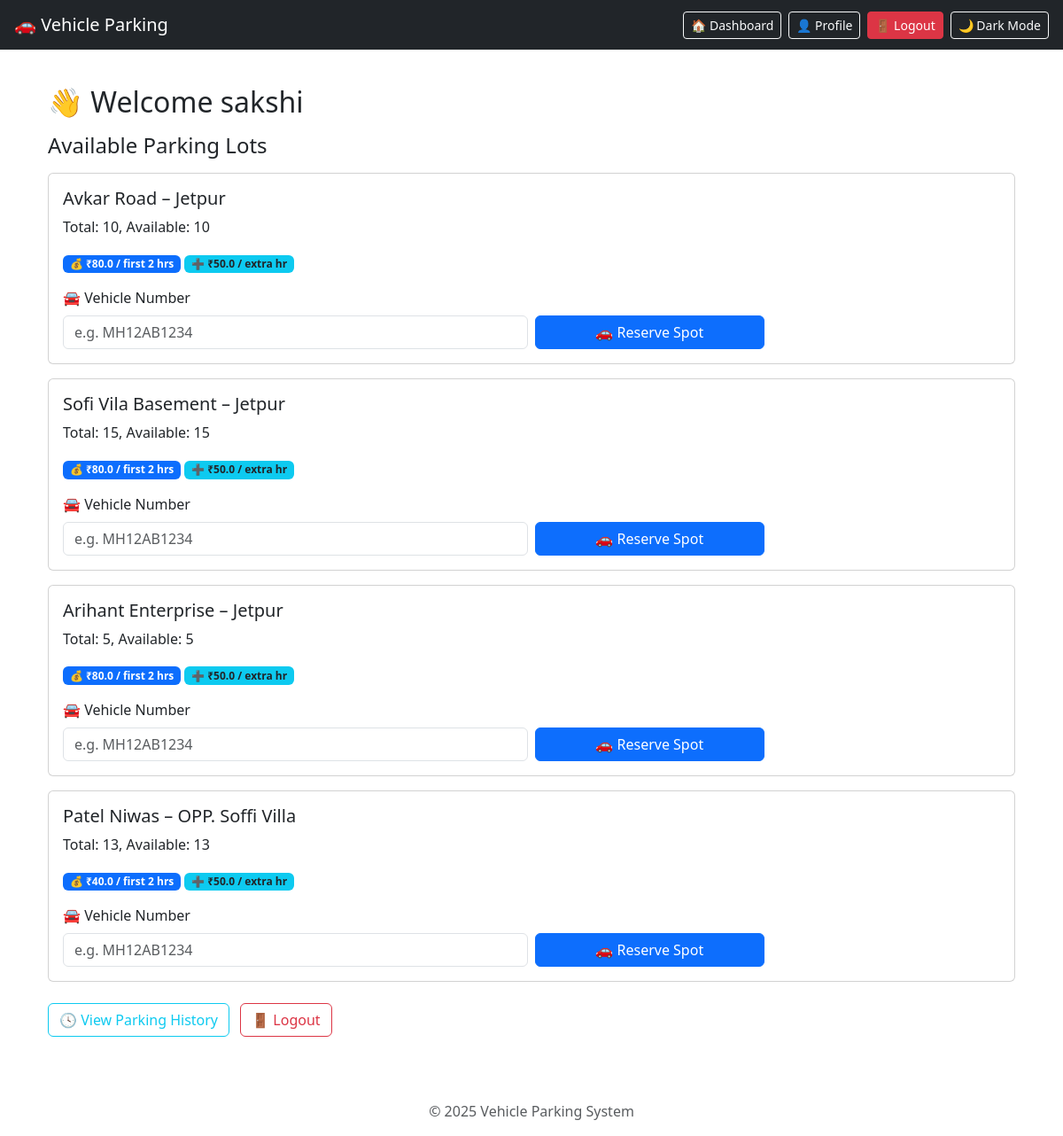
/user_dashboard (signed in), run on an earlier commit of the app's database.
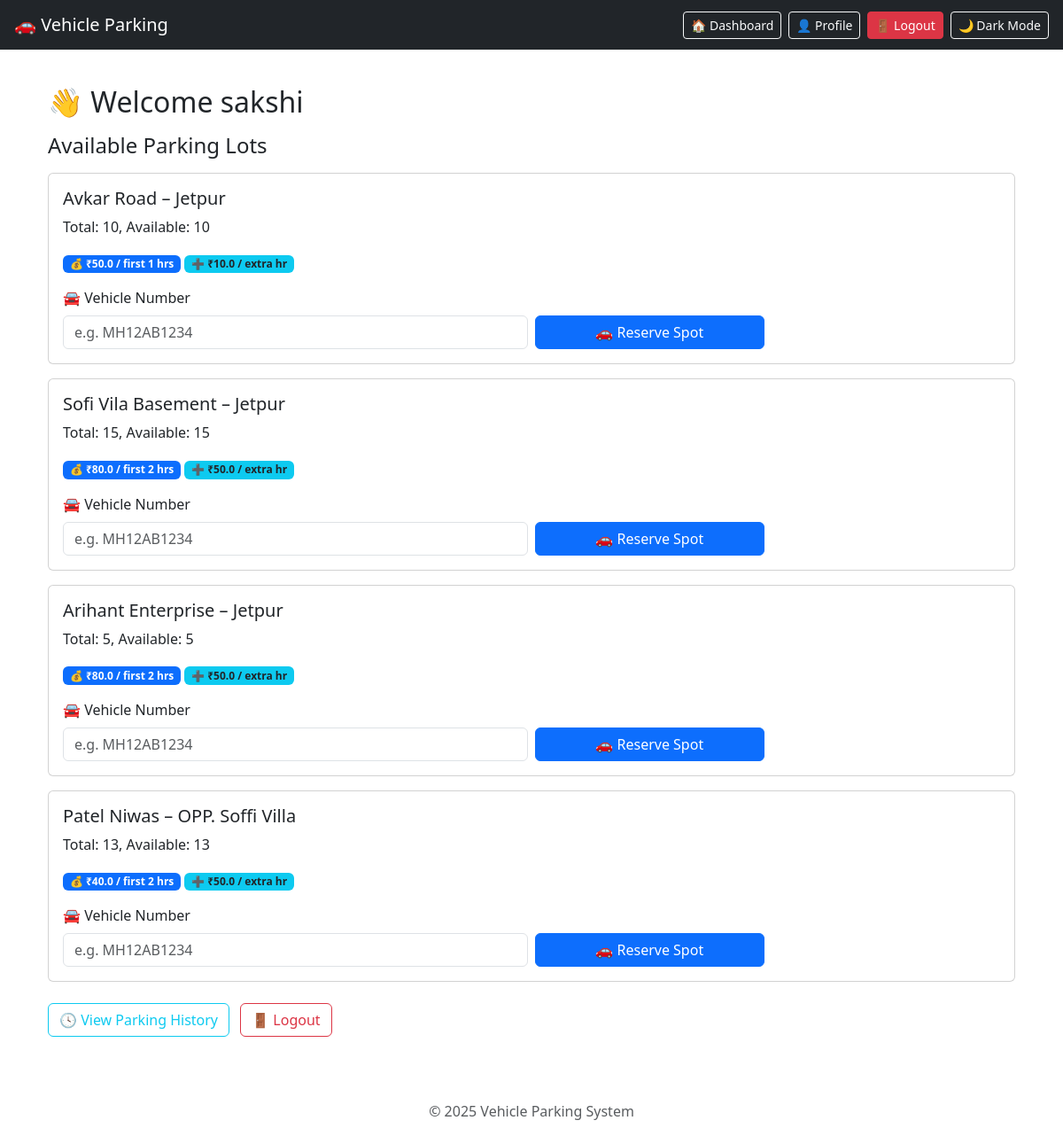
And on a later commit of the database.
### tables this page shows
CREATE TABLE parking_lots (
            id INTEGER PRIMARY KEY AUTOINCREMENT,
            name TEXT NOT NULL,
            address TEXT NOT NULL,
            pin_code TEXT,
            total_spots INTEGER NOT NULL,
            available_spots INTEGER NOT NULL
        , price_per_hour REAL DEFAULT 20.0, flat_price REAL, base_price REAL DEFAULT 80, base_duration INTEGER DEFAULT 2, extra_hour_price REAL DEFAULT 50);

### app.py (the view)
@app.route('/user_dashboard')
def user_dashboard():
    if 'id' not in session or session.get('role') != 'user':
        return redirect(url_for('login'))
    conn = get_db_connection()
    user_id = session['id']
    lots = [dict(row) for row in conn.execute('SELECT * FROM parking_lots').fetchall()]
    spot_row = conn.execute('SELECT * FROM parking_spots WHERE current_user_id = ?', (user_id,)).fetchone()
    spot = dict(spot_row) if spot_row else None
    current_lot = None
    if spot:
        lot_row = conn.execute('SELECT * FROM parking_lots WHERE id = ?', (spot['lot_id'],)).fetchone()
        current_lot = dict(lot_row) if lot_row else None
    full_name = conn.execute('SELECT full_name FROM users WHERE id = ?', (user_id,)).fetchone()['full_name']
    vehicle_numbers = conn.execute(
    'SELECT DISTINCT vehicle_number FROM parking_history WHERE user_id = ?',
    (session['id'],)
    ).fetchall()
    conn.close()
    return render_template('user_dashboard.html',
                           full_name=full_name,
                           lots=lots,
                           current_spot=spot,
                           current_lot=current_lot ,
                            vehicle_numbers=[row['vehicle_number'] for row in vehicle_numbers]
)

### app.py (called while the page is built)
def get_db_connection():
    conn = sqlite3.connect(DATABASE)
    conn.row_factory = sqlite3.Row
    return conn

### templates/user_dashboard.html (shortened to what this page needs)
{% extends "base.html" %}
{% block content %}
<div class="container">
  <h2 class="mb-3">👋 Welcome {{ full_name }}</h2>
  <h4 class="mb-3">Available Parking Lots</h4>
  {% for lot in lots %}
    <div class="card mb-3">
  <div class="card-body">
    <h5 class="card-title">{{ lot.name }} – {{ lot.address }}</h5>
    <p>Total: {{ lot.total_spots }}, Available: {{ lot.available_spots }}</p>
    <div class="mb-3">
      <span class="badge bg-primary">
        💰 ₹{{ lot.base_price }} / first {{ lot.base_duration }} hrs
      </span>
      <span class="badge bg-info text-dark">
        ➕ ₹{{ lot.extra_hour_price }} / extra hr
      </span>
    </div>
    {% if current_spot %}
      {% if lot.id == current_lot.id %}
        <span class="badge bg-success">✅ You have a reservation in this lot</span>
      {% else %}
        <span class="badge bg-secondary">🔒 You already have a spot in another lot</span>
      {% endif %}
    {% else %}
      {% if lot.available_spots > 0 %}
        <form action="{{ url_for('reserve', lot_id=lot.id) }}" method="post" class="row g-2 align-items-end">
          <div class="col-md-6">
            <label for="vehicle_number_{{ lot.id }}" class="form-label">🚘 Vehicle Number</label>
            <input
              type="text"
              id="vehicle_number_{{ lot.id }}"
              name="vehicle_number"
              class="form-control"
              required
              placeholder="e.g. MH12AB1234"
              pattern="[A-Z]{2}[0-9]{2}[A-Z]{1,2}[0-9]{4}"
              title="Format: MH12AB1234"
            >
          </div>
          <div class="col-md-3">
            <button type="submit" class="btn btn-primary w-100">🚗 Reserve Spot</button>
          </div>
        </form>
      {% else %}
        <span class="text-danger">❌ No Spots Available</span>
      {% endif %}
    {% endif %}
  </div>
</div>
  {% endfor %}
  <div class="mt-4">
    <a href="{{ url_for('user_history') }}" class="btn btn-outline-info me-2">🕓 View Parking History</a>
    <a href="{{ url_for('logout') }}" class="btn btn-outline-danger">🚪 Logout</a>
  </div>
</div>
{% endblock %}

What changed in the data, as far as the page shows it:
changed parking_lots "Avkar Road": base_price "80.0" → "50.0"; base_duration "2" → "1"; extra_hour_price "50.0" → "10.0"
